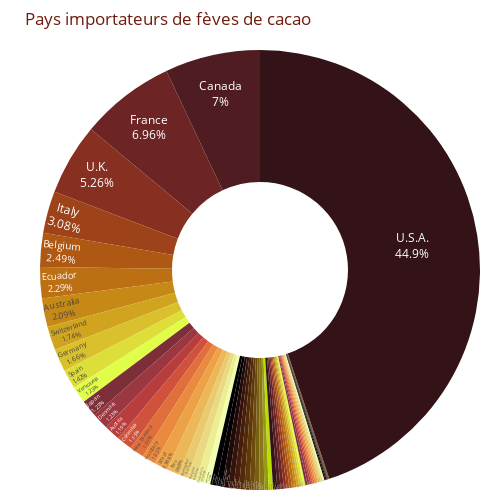

Write notebook code for a chart like this one.
### Code cell
databis = df.copy()
#databis['company_location'] = databis['company_location'].apply(lambda x: x if databis['company_location'].value_counts()[x] > 30 else 'Autre pays')
fig=px.pie(databis, names='company_location', title='Pays importateurs de fèves de cacao', hole=0.4,color_discrete_sequence=px.colors.sequential.solar)
fig.update_traces(textposition='inside', textinfo='percent+label')
fig.update_layout(margin=dict(l=40, r=20, t=50, b=10), showlegend=False)
fig.update_layout(plot_bgcolor=background_color, font_color=text_color)
fig.update_layout(width=500, height=500)
fig.show()

### Figure 1 — Plotly figure (JSON) as saved in the notebook; plotly's stock layout.template omitted (floating-point values rounded to 4 significant figures; data arrays with more than 128 entries replaced by an {"elided": "..."} marker saying what was removed)
{"data": [{"domain": {"x": [0, 1], "y": [0, 1]}, "hole": 0.4, "hovertemplate": "company_location=%{label}<extra></extra>", "labels": {"elided": "2530 str values"}, "legendgroup": "", "name": "", "showlegend": true, "textinfo": "percent+label", "textposition": "inside", "type": "pie"}], "layout": {"font": {"color": "#6f1c0e"}, "height": 500, "legend": {"tracegroupgap": 0}, "margin": {"b": 10, "l": 40, "r": 20, "t": 50}, "piecolorway": ["rgb(51, 19, 23)", "rgb(79, 28, 33)", "rgb(108, 36, 36)", "rgb(135, 47, 32)", "rgb(157, 66, 25)", "rgb(174, 88, 20)", "rgb(188, 111, 19)", "rgb(199, 137, 22)", "rgb(209, 164, 32)", "rgb(217, 192, 44)", "rgb(222, 222, 59)", "rgb(224, 253, 74)"], "plot_bgcolor": "#fff7ef", "showlegend": false, "title": {"text": "Pays importateurs de fèves de cacao"}, "width": 500}}
